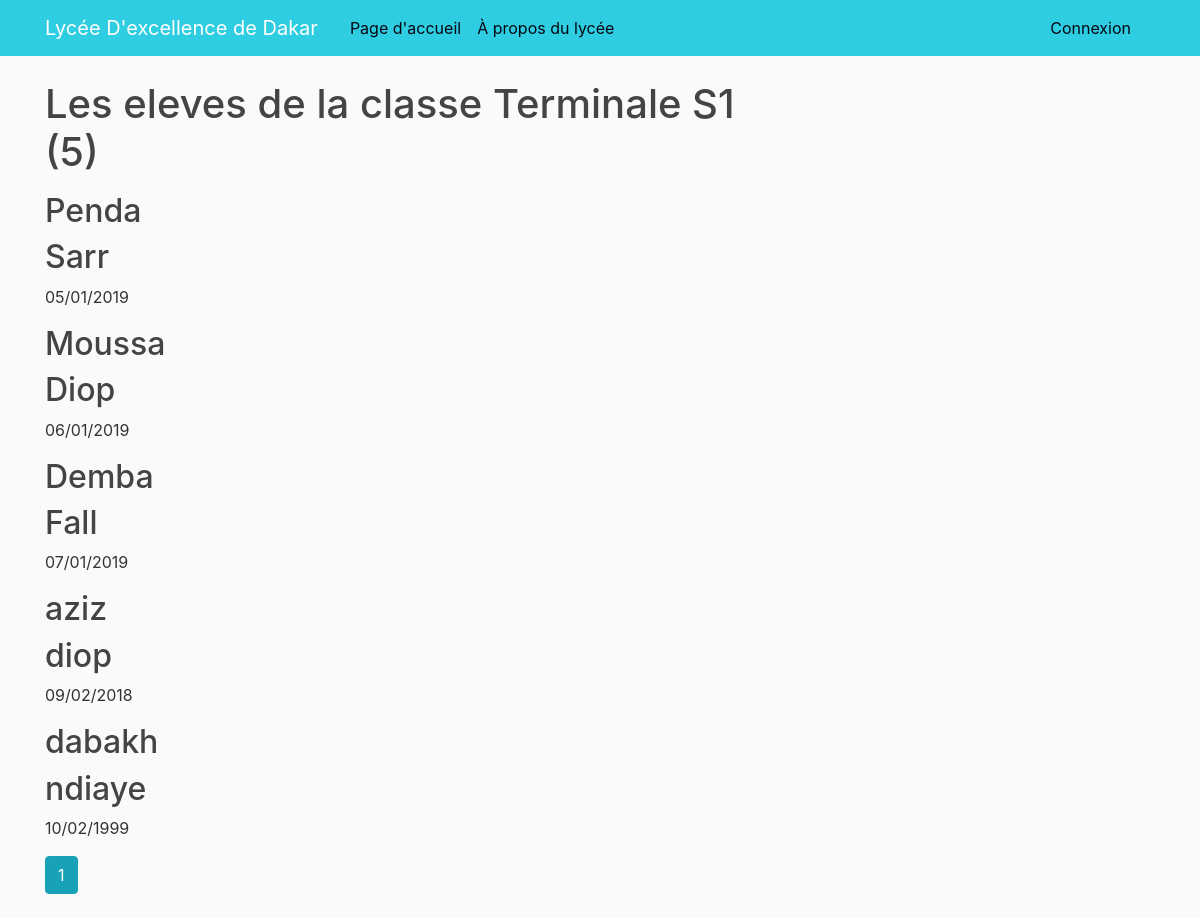
The page /classe/Terminale S1 on the database its author committed.
### school/models.py (models this page shows, shortened)
class Classe(db.Model):
    id = db.Column(db.Integer, primary_key=True)
    nom_classe = db.Column(db.String(100), nullable=False)
    serie = db.Column(db.String(100), nullable=False)
    students = db.relationship('Student', backref='classezer', lazy=True)

class Student(db.Model, UserMixin):
    id = db.Column(db.Integer, primary_key=True)
    Prenom = db.Column(db.String(20), unique=False, nullable=False)
    Nom = db.Column(db.String(20), unique=False, nullable=False)
    Date_Naissance = db.Column(db.String(100), nullable=False)
    classe_id = db.Column(db.Integer, db.ForeignKey('classe.id'), nullable=False)

### school/routes.py (the view)
@app.route("/classe/<string:nom_classe>")
def classe_students(nom_classe):
    page = request.args.get('page', 1, type=int)
    classe = Classe.query.filter_by(nom_classe=nom_classe).first_or_404()
    students = Student.query.filter_by(classezer=classe).paginate(page=page, per_page=5)
    return render_template('classe_students.html', students=students, classe=classe)

### school/templates/classe_students.html (shortened to what this page needs)
{% extends "layout.html" %}
{% block content %}
    <h1 class="mb-3">Les eleves de la classe {{ classe.nom_classe }} ({{ students.total }})</h1>
    {% for student in students.items %}
          <div class="media-body">
            <h2><a class="article-title" href="{{ url_for('student', student_id=student.id) }}">{{ student.Prenom }}</a></h2>
            <h2>{{ student.Nom }}</h2>
            <p class="article-content">{{ student.Date_Naissance }}</p>
          </div>
    {% endfor %}
    {% for page_num in students.iter_pages(left_edge=1, right_edge=1, left_current=1, right_current=2) %}
      {% if page_num %}
        {% if students.page == page_num %}
          <a class="btn btn-info mb-4" href="{{ url_for('classe_students', nom_classe=classe.nom_classe, page=page_num) }}">{{ page_num }}</a>
        {% else %}
          <a class="btn btn-outline-info mb-4" href="{{ url_for('classe_students', nom_classe=classe.nom_classe, page=page_num) }}">{{ page_num }}</a>
        {% endif %}
      {% else %}
        ...
      {% endif %}
    {% endfor %}
{% endblock content %}

### school/templates/layout.html (shortened to what this page needs)
<!DOCTYPE html>
<html>
<head>
    <link rel="stylesheet" href="https://maxcdn.bootstrapcdn.com/bootstrap/4.0.0/css/bootstrap.min.css">
    <link rel="stylesheet" type="text/css" href="{{ url_for('static', filename='main.css') }}">
</head>
<body>
    <header class="site-header">
      <nav class="navbar navbar-expand-md navbar-dark bg-steel fixed-top">
        <div class="container">
          <a class="navbar-brand mr-4" href="/">Lycée D'excellence de Dakar</a>
          <div class="collapse navbar-collapse" id="navbarToggle">
            <div class="navbar-nav mr-auto">
              <a class="nav-item nav-link" href="{{ url_for('home') }}">Page d'accueil</a>
              <a class="nav-item nav-link" href="{{ url_for('about') }}">À propos du lycée</a>
            </div>
            <div class="navbar-nav">
              {% if current_user.is_authenticated %}
                <a class="nav-item nav-link" href="{{ url_for('new_post') }}">Nouveau Poste</a>
                <a class="nav-item nav-link" href="{{ url_for('account') }}">Mon compte</a>
                <a class="nav-item nav-link" href="{{ url_for('logout') }}">Deconnexion</a>
              {% else %}
                <a class="nav-item nav-link" href="{{ url_for('login') }}">Connexion</a>
                <a class="nav-item nav-link" href="{{ url_for('register') }}"></a>
              {% endif %}
            </div>
          </div>
        </div>
      </nav>
    </header>
    <main role="main" class="container">
      <div class="row">
        <div class="col-md-8">
          {% block content %}{% endblock %}
        </div>
      </div>
    </main>
</body>
</html>

### school/static/main.css (style rules this page uses)
body { background: #fafafa; color: #333333; margin-top: 5rem; }
h1, h2, h3, h4, h5, h6 { color: #444444; }
.bg-steel { background-color: #2ecde2; }
.site-header .navbar-nav .nav-link { color: #040711; }
.article-title { color: #444444; }
.article-content { white-space: pre-line; }

### rows shown on the page
Classe: nom_classe "Terminale S1"
Student: Prenom "Penda", Nom "Sarr", Date_Naissance "05/01/2019"
Student: Prenom "Moussa", Nom "Diop", Date_Naissance "06/01/2019"
Student: Prenom "Demba", Nom "Fall", Date_Naissance "07/01/2019"
Student: Prenom "aziz", Nom "diop", Date_Naissance "09/02/2018"
Student: Prenom "dabakh", Nom "ndiaye", Date_Naissance "10/02/1999"

### other values the page prints
{{ students.total }} "5"
{{ page_num }} "1"
